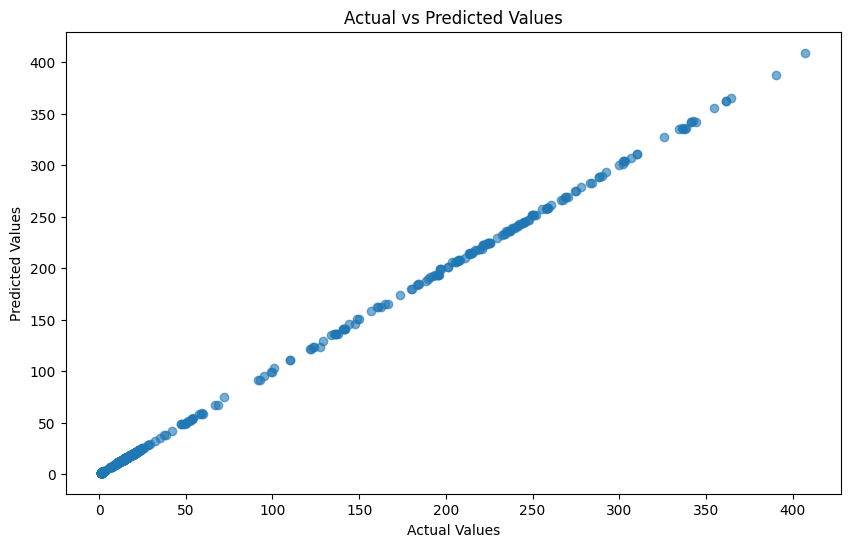

Here is the Python script that generated this plot:
# Import necessary libraries
import pandas as pd  # For data manipulation and analysis
from sklearn.preprocessing import StandardScaler  # For feature scaling
from sklearn.model_selection import train_test_split  # For splitting data into training and test sets
from sklearn.ensemble import GradientBoostingRegressor  # Gradient Boosting Regressor model
from sklearn.metrics import mean_squared_error  # For evaluating the model's performance
import matplotlib.pyplot as plt  # For data visualization
import numpy as np  # For numerical operations
import datasets  # For loading datasets

# Load dataset
tesla = datasets.load_dataset('codesignal/tsla-historic-prices')  # Load Tesla historic prices dataset from codesignal
tesla_df = pd.DataFrame(tesla['train'])  # Convert the loaded dataset to a pandas DataFrame

# Convert 'Date' column to datetime format
tesla_df['Date'] = pd.to_datetime(tesla_df['Date'])  # Converts the 'Date' column to datetime format for easier manipulation

# Add technical indicators:
# Calculate the price difference from the previous day
tesla_df['Price_Diff'] = tesla_df['Adj Close'] - tesla_df['Adj Close'].shift(1)  # Subtracts the previous day's adjusted close price from the current day

# Calculate volatility (standard deviation of adjusted close price over the last 5 days)
tesla_df['Volatility'] = tesla_df['Adj Close'].rolling(window=5).std()  # Uses a rolling window of 5 days to compute the standard deviation

# Calculate momentum (difference in adjusted close price compared to 5 days ago)
tesla_df['Momentum'] = tesla_df['Adj Close'] - tesla_df['Adj Close'].shift(5)  # Subtracts the adjusted close price from 5 days ago

# Calculate the logarithm of the adjusted close price
tesla_df['Log_Price'] = np.log(tesla_df['Adj Close'])  # Applies the natural logarithm to the adjusted close price

# Drop rows with NaN values
tesla_df.dropna(inplace=True)  # Removes any rows with missing values (NaNs) that may have resulted from the shift or rolling operations

# Select features and target variable
features = tesla_df[['Price_Diff', 'Volatility', 'Momentum', 'Log_Price']]  # Selects the columns to be used as features for training
target = tesla_df['Adj Close']  # Sets the adjusted close price as the target variable we want to predict

# Standardize the feature values
scaler = StandardScaler()  # Creates an instance of the StandardScaler
features_scaled = scaler.fit_transform(features)  # Fits the scaler to the features and transforms them to have a mean of 0 and standard deviation of 1

# Split the dataset into training and test sets
X_train, X_test, y_train, y_test = train_test_split(features_scaled, target, test_size=0.2, random_state=42)  
# Splits the data into training (80%) and test sets (20%) using random_state for reproducibility

# Instantiate the Gradient Boosting Regressor and fit it to the training data
gbr = GradientBoostingRegressor(random_state=42)  # Creates an instance of the Gradient Boosting Regressor with a set random state for consistency
gbr.fit(X_train, y_train)  # Fits the model to the training data

# Make predictions and calculate the Mean Squared Error (MSE)
y_pred = gbr.predict(X_test)  # Uses the trained model to make predictions on the test data
mse = mean_squared_error(y_test, y_pred)  # Calculates the mean squared error between the actual and predicted values
print(f"Mean Squared Error: {mse}")  # Prints the MSE to evaluate the model's performance

# Visualize actual vs predicted values using scatter plots
plt.figure(figsize=(10, 6))  # Sets the figure size for the plot
plt.scatter(y_test, y_pred, alpha=0.6)  # Creates a scatter plot of actual vs. predicted values with some transparency
plt.xlabel('Actual Values')  # Labels the x-axis
plt.ylabel('Predicted Values')  # Labels the y-axis
plt.title('Actual vs Predicted Values')  # Sets the plot title
plt.show()  # Displays the plot
